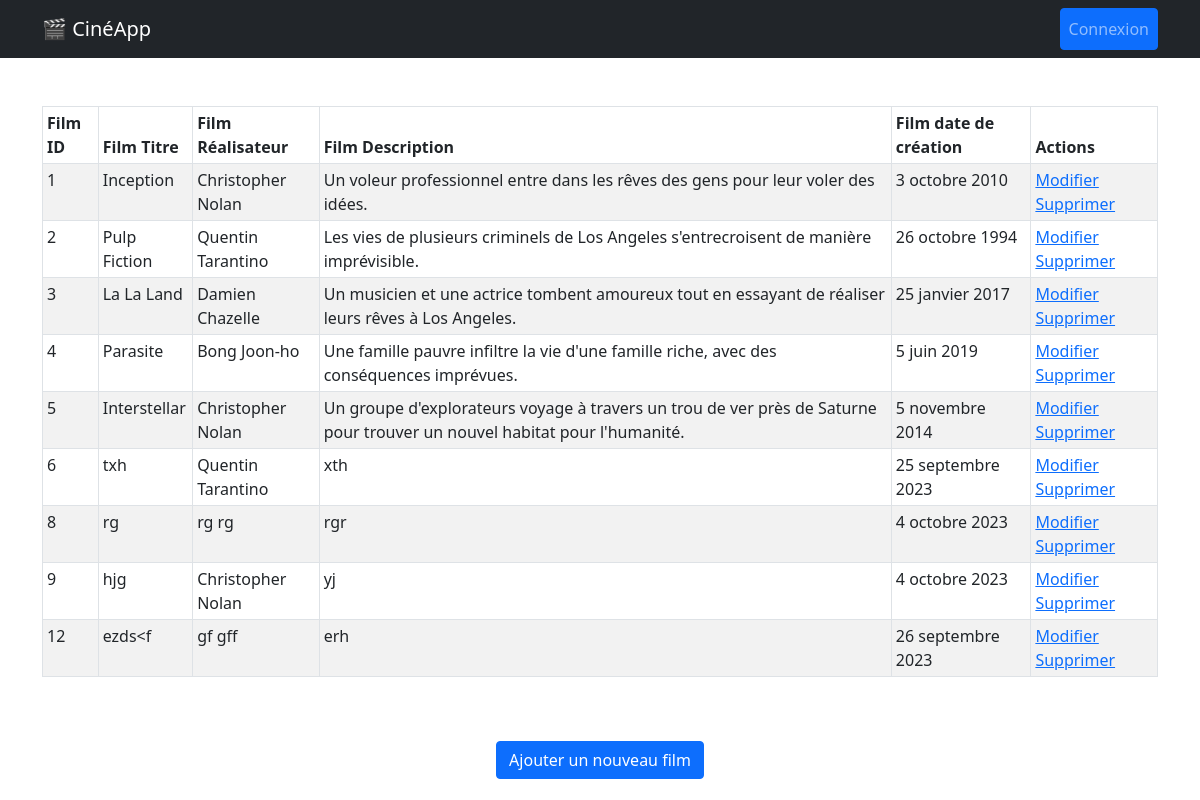
The app's page /, older data.
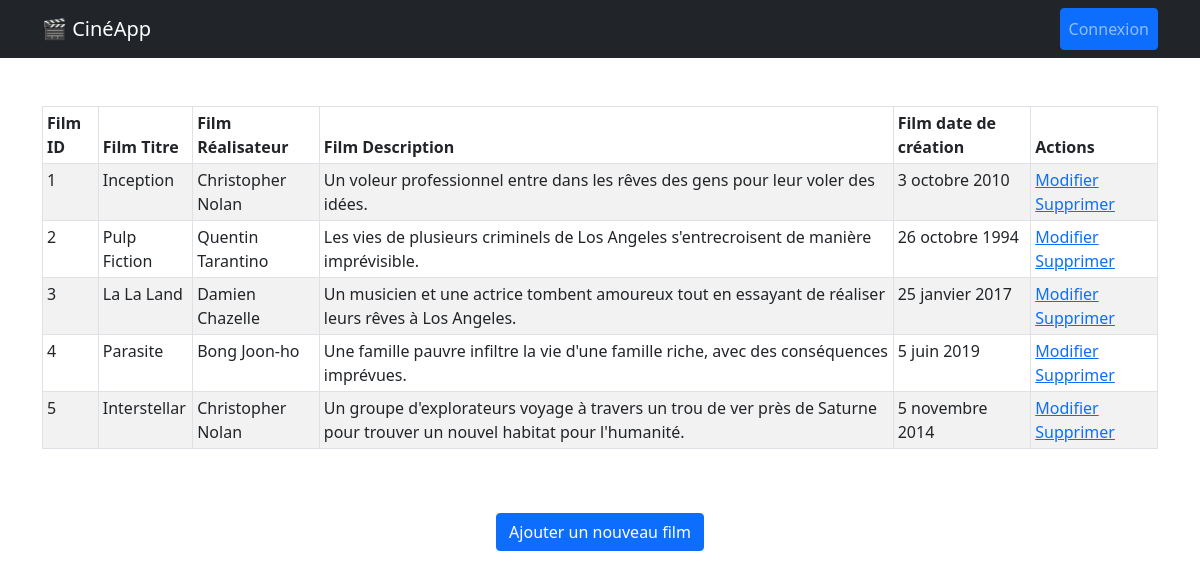
The same page, newer data.
### lesFilms/models.py (models this page shows, shortened)
class Film(models.Model):
    titre = models.CharField(max_length=250)
    description = models.TextField()
    date_creation = models.DateField()
    realisateur = models.ForeignKey(
        Realisateur, on_delete=models.CASCADE, related_name="films"
    )

class Realisateur(models.Model):
    nom = models.CharField(max_length=250)
    prenom = models.CharField(max_length=250)
    def __str__(self):
        return f"{self.prenom} {self.nom}"

### lesFilms/views.py (the view)
# urls.py: path("", views.FilmListView.as_view(), name="film_list"),
class FilmListView(ListView):
    model = Film
    template_name = "lesFilms/film/film_list.html"  # Nom du template à utiliser
    context_object_name = "films"  # Nom de la variable à utiliser dans le template

### lesFilms/templates/lesFilms/film/film_list.html (shortened to what this page needs)
{% extends "lesFilms/base.html" %}
{% block content %}
<table class="table table-striped table-bordered table-sm">
  <thead class="thead-dark">
    <tr>
      <th>Film ID</th>
      <th>Film Titre</th>
      <th>Film Réalisateur</th>
      <th>Film Description</th>
      <th>Film date de création</th>
      <th>Actions</th>
    </tr>
  </thead>
  <tbody>
    {% for film in films %}
    <tr>
      <td>{{ film.id }}</td>
      <td>{{ film.titre }}</td>
      <td>{{ film.realisateur }}</td>
      <td>{{ film.description }}</td>
      <td>{{ film.date_creation }}</td>
      <td>
        <a href="{% url 'film_edit' film.id %}"
          ><span class="glyphicon glyphicon-pencil">Modifier</span></a
        >
        <a
          href="#"
          class="open-deleteModal"
          data-bs-toggle="modal"
          data-bs-target="#deleteModal"
          data-url="{% url 'film_delete' film.id %}"
          >Supprimer</a
        >
      </td>
    </tr>
    {% endfor %}
  </tbody>
</table>
<br />
<br />
<div class="justify-content-center d-flex">
  <a href="{% url 'film_add' %}" class="btn btn-primary"
    >Ajouter un nouveau film</a
  >
</div>
{% endblock %}

### lesFilms/templates/lesFilms/base.html (shortened to what this page needs)
<!DOCTYPE html>
<html lang="fr">
  <head>
    {% load static %}
    <link
      href="https://cdn.jsdelivr.net/npm/bootstrap@5.0.2/dist/css/bootstrap.min.css"
      rel="stylesheet"
    />
    <link rel="stylesheet" href="{% static 'css/style.css' %}" />
  </head>
  <body>
    <nav class="navbar navbar-expand-lg navbar-dark bg-dark">
      <div class="container">
        <a class="navbar-brand" href="{% url 'film_list' %}">🎬 CinéApp</a>
        <div
          class="collapse navbar-collapse justify-content-end"
          id="navbarNav"
        >
          <ul class="navbar-nav">
            <li class="nav-item">
              <a class="nav-link btn btn-primary" href="#">Connexion</a>
            </li>
          </ul>
        </div>
      </div>
    </nav>
    <div class="container mt-5">
      {% block content %}{% endblock %}
    </div>
  </body>
</html>

Row changes from the older to the newer data that the page shows:
removed Film: id "6", titre "txh", realisateur "Quentin Tarantino", description "xth", date_creation "25 septembre 2023"
removed Film: id "8", titre "rg", realisateur "rg rg", description "rgr", date_creation "4 octobre 2023"
removed Film: id "9", titre "hjg", realisateur "Christopher Nolan", description "yj", date_creation "4 octobre 2023"
removed Film: id "12", titre "ezds<f", realisateur "gf gff", description "erh", date_creation "26 septembre 2023"
